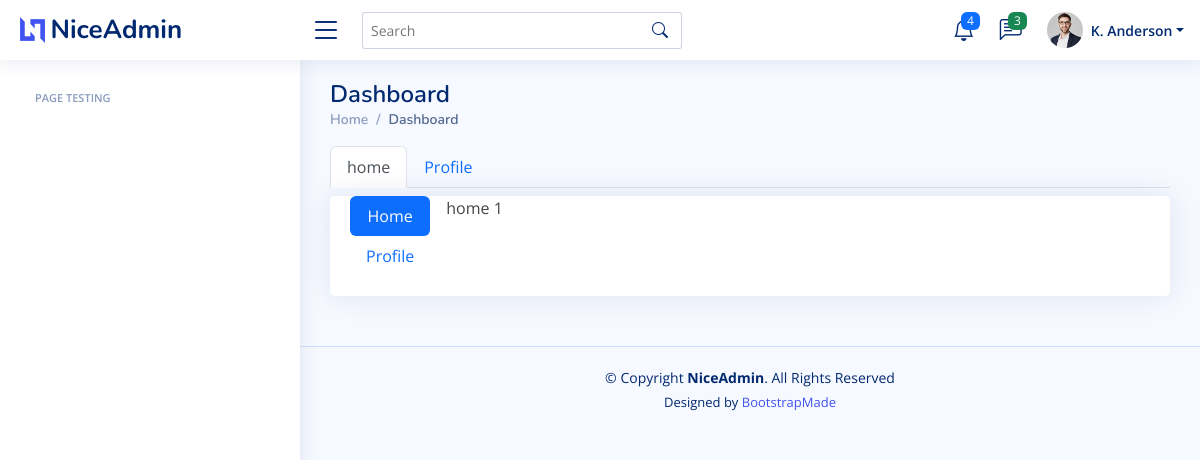
The app's page /codehelp/, older data.
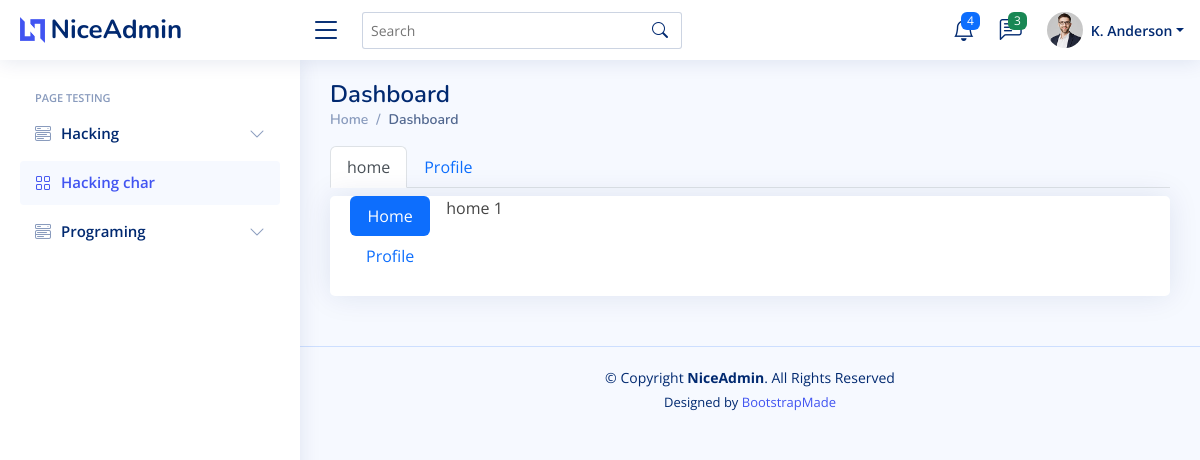
The same page, newer data.
### codehelp/models.py (models this page shows, shortened)
class Group(models.Model):
    name = models.CharField(max_length=32, unique=True)
    description = models.TextField(max_length=64)
    group_core = models.BooleanField(default=False)
    group_id = models.ForeignKey('self', on_delete=models.CASCADE, blank=True, null=True)

### codehelp/views.py (the view)
# urls.py: path("", codehelp, name="codehelp"),
def codehelp(request, *args, **kwargs):
    group_id = kwargs.get("group_id")
    if group_id == None:
        group_id = 1
    list_content = category_content(group_id)
    context = {
        "groups": group_content(),
        "list": list_content,
    }
    return render(request, "codehelp/codehelp.html", context)

### codehelp/views.py (called while the page is built)
def group_content(*args, **kwargs):
    data = {}
    parent_groups = Group.objects.filter(group_core=True)
    for parent_group in parent_groups:
        child_groups = Group.objects.filter(group_id=parent_group)
        if child_groups.count() == 0:
            child_groups = None
        data[parent_group] = child_groups
    return data

def category_content(group_id):
    data = {}
    parent_categorys = Category.objects.filter(group_id=group_id)
    for parent_category in parent_categorys:
        child_categyrys = Category.objects.filter(category_id=parent_category)
        if child_categyrys.count() == 0:
            child_categyrys = None
        data[parent_category] = child_categyrys
    return data

### codehelp/templates/codehelp/codehelp.html (shortened to what this page needs)
{% extends "base.html" %}
{% load staticfiles %}
{% block sidebar %}
  <aside id="sidebar" class="sidebar">
    <ul class="sidebar-nav" id="sidebar-nav">
      <li class="nav-heading">Page testing</li>
      {% for key, value in groups.items %}
        {% if value == None %}
          <li class="nav-item">
            <a class="nav-link " href="{% url 'codehelp' key.id %}">
              <i class="bi bi-grid"></i>
              <span>{{key.name}}</span>
            </a>
          </li>
        {% else %}
          <li class="nav-item">
            <a class="nav-link collapsed" data-bs-target="#components-nav" data-bs-toggle="collapse" href="#">
              <i class="bi bi-menu-button-wide"></i><span>{{key.name}}</span><i class="bi bi-chevron-down ms-auto"></i>
            </a>
          </li>
        {% endif %}
      {% endfor %}
    </ul>
  </aside>
{% endblock %}
{% block content %}
  <main id="main" class="main">
    <div class="pagetitle">
      <h1>Dashboard</h1>
      <nav>
        <ol class="breadcrumb">
          <li class="breadcrumb-item"><a href="index.html">Home</a></li>
          <li class="breadcrumb-item active">Dashboard</li>
        </ol>
      </nav>
    </div>
      <ul class="nav nav-tabs" id="myTab" role="tablist">
        <li class="nav-item" role="presentation">
          <button class="nav-link active" id="home-tab" data-bs-toggle="tab" data-bs-target="#home" type="button" role="tab" aria-controls="home" aria-selected="true">home</button>
        </li>
        <li class="nav-item" role="presentation">
          <button class="nav-link" id="profile-tab" data-bs-toggle="tab" data-bs-target="#profile" type="button" role="tab" aria-controls="profile" aria-selected="false">Profile</button>
        </li>
      </ul>
      <div class="tab-content pt-2" id="myTabContent">
        <div class="tab-pane fade show active" id="home" role="tabpanel" aria-labelledby="home-tab">
          <div class="card">
            <div class="card-body">
              <div class="d-flex align-items-start">
                <div class="nav flex-column nav-pills me-3" id="v-pills-tab" role="tablist" aria-orientation="vertical">
                  <button class="nav-link active" id="v-pills-home-tab" data-bs-toggle="pill" data-bs-target="#v-pills-home" type="button" role="tab" aria-controls="v-pills-home" aria-selected="true">Home</button>
                  <button class="nav-link" id="v-pills-profile-tab" data-bs-toggle="pill" data-bs-target="#v-pills-profile" type="button" role="tab" aria-controls="v-pills-profile" aria-selected="false">Profile</button>
                </div>
                <div class="tab-content" id="v-pills-tabContent">
                  <div class="tab-pane fade show active" id="v-pills-home" role="tabpanel" aria-labelledby="v-pills-home-tab">
                    home 1
                  </div>
                </div>
              </div>
            </div>
          </div>
        </div>
      </div>
  </main>
{% endblock %}

### codehelp/templates/codehelp/base.html (shortened to what this page needs)
{% load staticfiles %}
<!DOCTYPE html>
<html lang="en">
<head>
  <link href="{% static 'assets/vendor/bootstrap/css/bootstrap.min.css' %}" rel="stylesheet">
  <link href="{% static 'assets/vendor/bootstrap/css/bootstrap.min.css' %}" rel="stylesheet">
  <link href="{% static 'assets/vendor/bootstrap-icons/bootstrap-icons.css' %}" rel="stylesheet">
  <link href="{% static 'assets/vendor/boxicons/css/boxicons.min.css' %}" rel="stylesheet">
  <link href="{% static 'assets/vendor/quill/quill.snow.css' %}" rel="stylesheet">
  <link href="{% static 'assets/vendor/quill/quill.bubble.css' %}" rel="stylesheet">
  <link href="{% static 'assets/vendor/remixicon/remixicon.css' %}" rel="stylesheet">
  <link href="{% static 'assets/vendor/simple-datatables/style.css' %}" rel="stylesheet">
  <link href="{% static 'assets/css/style.css' %}" rel="stylesheet">
</head>
<body>
  <header id="header" class="header fixed-top d-flex align-items-center">
    <div class="d-flex align-items-center justify-content-between">
      <a href="index.html" class="logo d-flex align-items-center">
        <img src="assets/img/logo.png" alt="">
        <span class="d-none d-lg-block">NiceAdmin</span>
      </a>
      <i class="bi bi-list toggle-sidebar-btn"></i>
    </div>
    <div class="search-bar">
      <form class="search-form d-flex align-items-center" method="POST" action="#">
        <input type="text" name="query" placeholder="Search" title="Enter search keyword">
        <button type="submit" title="Search"><i class="bi bi-search"></i></button>
      </form>
    </div>
    <nav class="header-nav ms-auto">
      <ul class="d-flex align-items-center">
        <li class="nav-item dropdown">
          <a class="nav-link nav-icon" href="#" data-bs-toggle="dropdown">
            <i class="bi bi-bell"></i>
            <span class="badge bg-primary badge-number">4</span>
          </a>
        </li>
        <li class="nav-item dropdown">
          <a class="nav-link nav-icon" href="#" data-bs-toggle="dropdown">
            <i class="bi bi-chat-left-text"></i>
            <span class="badge bg-success badge-number">3</span>
          </a>
        </li>
        <li class="nav-item dropdown pe-3">
          <a class="nav-link nav-profile d-flex align-items-center pe-0" href="#" data-bs-toggle="dropdown">
            <img src="assets/img/profile-img.jpg" alt="Profile" class="rounded-circle">
            <span class="d-none d-md-block dropdown-toggle ps-2">K. Anderson</span>
          </a>
        </li>
      </ul>
    </nav>
  </header>
  {% block sidebar %} {% endblock %}
  {% block content %} {% endblock %}
  <footer id="footer" class="footer">
    <div class="copyright">
      &copy; Copyright <strong><span>NiceAdmin</span></strong>. All Rights Reserved
    </div>
    <div class="credits">
      Designed by <a href="https://bootstrapmade.com/">BootstrapMade</a>
    </div>
  </footer>
</body>
</html>

### codehelp/static/assets/css/style.css (style rules this page uses)
:root { scroll-behavior: smooth; }
body { font-family: "Open Sans", sans-serif; background: #f6f9ff; color: #444444; }
a { color: #4154f1; text-decoration: none; }
h1, h2, h3, h4, h5, h6 { font-family: "Nunito", sans-serif; }
#main { margin-top: 60px; padding: 20px 30px; transition: all 0.3s; }
.pagetitle { margin-bottom: 10px; }
.pagetitle h1 { font-size: 24px; margin-bottom: 0; font-weight: 600; color: #012970; }
.card { margin-bottom: 30px; border: none; border-radius: 5px; box-shadow: 0px 0 30px rgba(1, 41, 112, 0.1); }
.card-body { padding: 0 20px 20px 20px; }
.breadcrumb { font-size: 14px; font-family: "Nunito", sans-serif; color: #899bbd; font-weight: 600; }
.breadcrumb a { color: #899bbd; transition: 0.3s; }
.breadcrumb .breadcrumb-item::before { color: #899bbd; }
.breadcrumb .active { color: #51678f; font-weight: 600; }
.logo { line-height: 1; }
@media (min-width: 1200px) { .logo { width: 280px; } }
.logo img { max-height: 26px; margin-right: 6px; }
.logo span { font-size: 26px; font-weight: 700; color: #012970; font-family: "Nunito", sans-serif; }
.header { transition: all 0.5s; z-index: 997; height: 60px; box-shadow: 0px 2px 20px rgba(1, 41, 112, 0.1); background-color: #fff; padding-left: 20px; }
.header .toggle-sidebar-btn { font-size: 32px; padding-left: 10px; cursor: pointer; color: #012970; }
.header .search-bar { min-width: 360px; padding: 0 20px; }
.header .search-form { width: 100%; }
.header .search-form input { border: 0; font-size: 14px; color: #012970; border: 1px solid rgba(1, 41, 112, 0.2); padding: 7px 38px 7px 8px; border-radius: 3px; transition: 0.3s; width: 100%; }
.header .search-form button { border: 0; padding: 0; margin-left: -30px; background: none; }
.header .search-form button i { color: #012970; }
.header-nav ul { list-style: none; }
.header-nav>ul { margin: 0; padding: 0; }
.header-nav .nav-icon { font-size: 22px; color: #012970; margin-right: 25px; position: relative; }
.header-nav .nav-profile { color: #012970; }
.header-nav .nav-profile img { max-height: 36px; }
.header-nav .nav-profile span { font-size: 14px; font-weight: 600; }
.header-nav .badge-number { position: absolute; inset: -2px -5px auto auto; font-weight: normal; font-size: 12px; padding: 3px 6px; }
.sidebar { position: fixed; top: 60px; left: 0; bottom: 0; width: 300px; z-index: 996; transition: all 0.3s; padding: 20px; overflow-y: auto; scrollbar-width: thin; scrollbar-color: #aab7cf transparent; box-shadow: 0px 0px 20px rgba(1, 41, 112, 0.1); background-color: #fff; }
@media (min-width: 1200px) { #main, #footer { margin-left: 300px; } }
.sidebar-nav { padding: 0; margin: 0; list-style: none; }
.sidebar-nav li { padding: 0; margin: 0; list-style: none; }
.sidebar-nav .nav-item { margin-bottom: 5px; }
.sidebar-nav .nav-heading { font-size: 11px; text-transform: uppercase; color: #899bbd; font-weight: 600; margin: 10px 0 5px 15px; }
.sidebar-nav .nav-link { display: flex; align-items: center; font-size: 15px; font-weight: 600; color: #4154f1; transition: 0.3; background: #f6f9ff; padding: 10px 15px; border-radius: 4px; }
.sidebar-nav .nav-link i { font-size: 16px; margin-right: 10px; color: #4154f1; }
.sidebar-nav .nav-link.collapsed { color: #012970; background: #fff; }
.sidebar-nav .nav-link.collapsed i { color: #899bbd; }
.sidebar-nav .nav-link .bi-chevron-down { margin-right: 0; transition: transform 0.2s ease-in-out; }
.footer { padding: 20px 0; font-size: 14px; transition: all 0.3s; border-top: 1px solid #cddfff; }
.footer .copyright { text-align: center; color: #012970; }
.footer .credits { padding-top: 5px; text-align: center; font-size: 13px; color: #012970; }

Row changes from the older to the newer data that the page shows:
added Group: name "Hacking"
added Group: name "Hacking char"
added Group: name "Programing"
